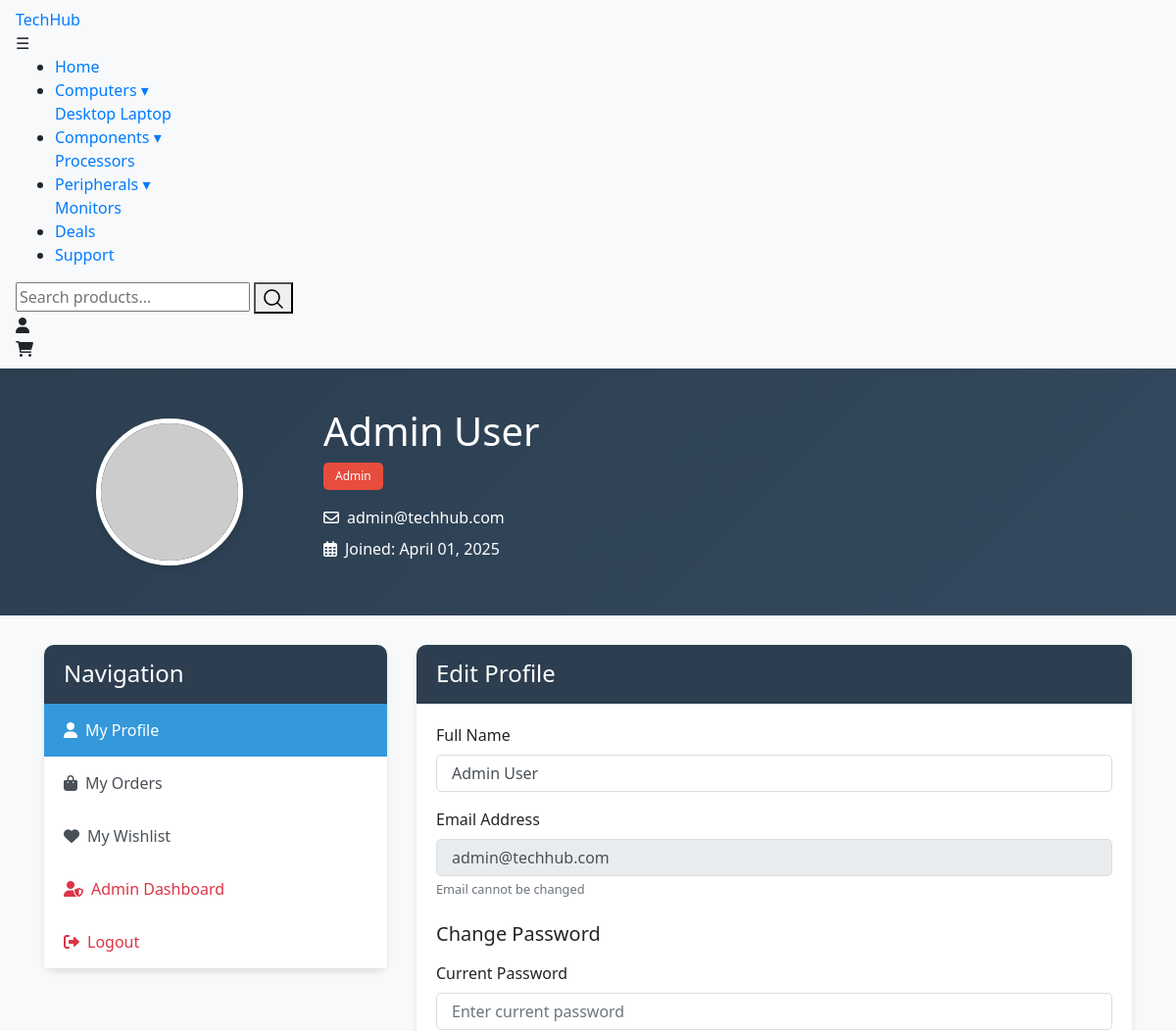
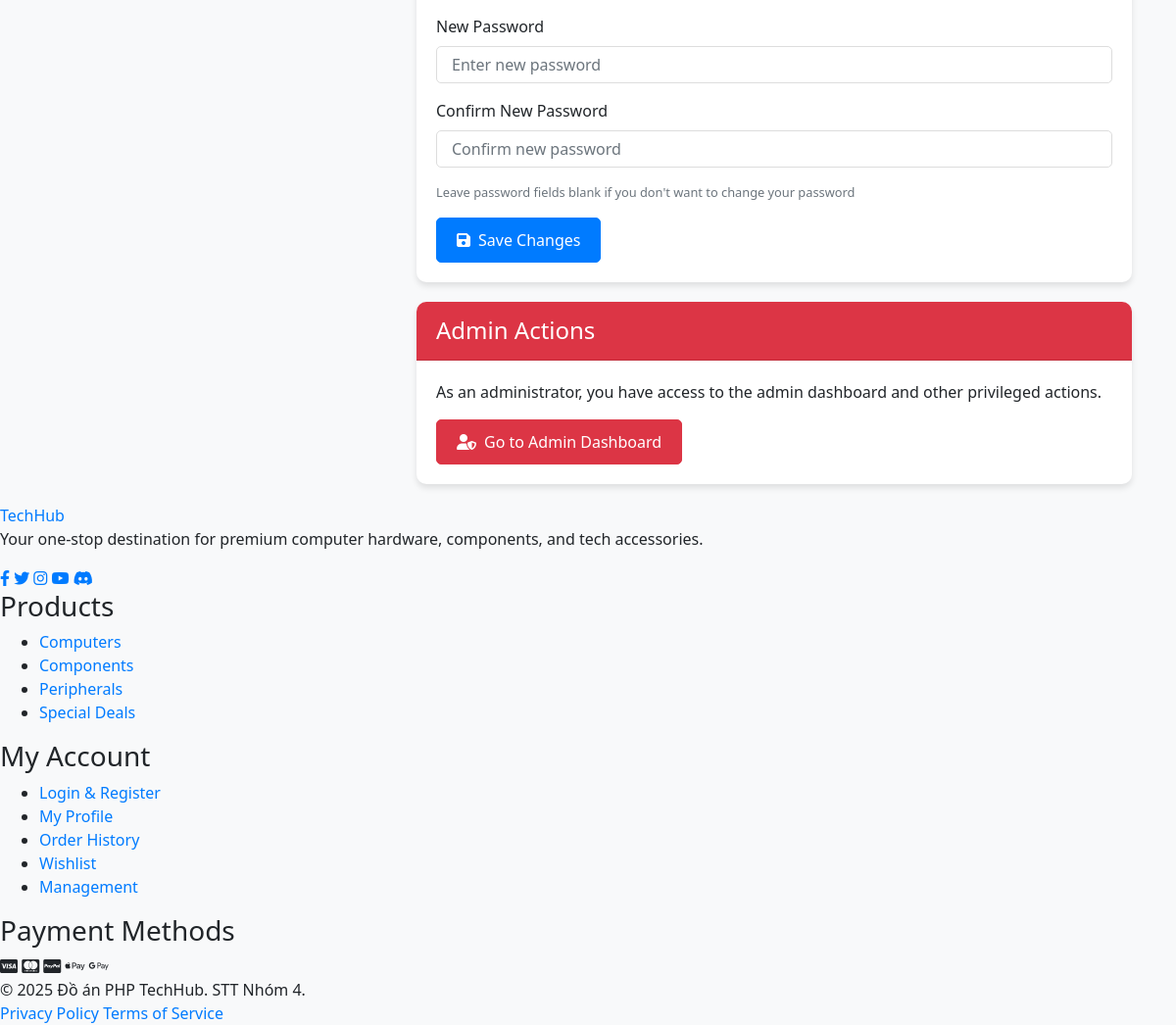
/profile.php (signed in), run on the app's committed database (2 pictures, top to bottom).
### tables this page shows
CREATE TABLE `users` (
  `id` int(11) NOT NULL,
  `fullname` varchar(100) NOT NULL,
  `email` varchar(100) NOT NULL,
  `password` varchar(255) NOT NULL,
  `created_at` datetime DEFAULT current_timestamp(),
  `updated_at` datetime DEFAULT current_timestamp() ON UPDATE current_timestamp(),
  `role` enum('user','admin') NOT NULL DEFAULT 'user',
  `gender` enum('male','female','other') DEFAULT NULL,
  `phone` varchar(20) DEFAULT NULL,
  `date_of_birth` date DEFAULT NULL,
  `avatar` varchar(255) DEFAULT 'default-avatar.png'
);

### profile.php (the view, shortened to what this page needs)
<?php
require_once 'db_connect.php';
$user_id = $_SESSION['user_id'];
$stmt = $conn->prepare("SELECT id, fullname, email, role, created_at FROM users WHERE id = ?");
$stmt->bind_param("i", $user_id);
$stmt->execute();
$result = $stmt->get_result();
$user = $result->fetch_assoc();
?>
<!DOCTYPE html>
<html lang="en">
<head>
    <link rel="stylesheet" href="https://stackpath.bootstrapcdn.com/bootstrap/4.5.2/css/bootstrap.min.css">
    <link rel="stylesheet" href="https://cdnjs.cloudflare.com/ajax/libs/font-awesome/5.15.1/css/all.min.css">
</head>
<body>
    <div class="profile-header">
        <div class="container">
            <div class="row align-items-center">
                <div class="col-md-3 text-center">
                    <img src="https://via.placeholder.com/150" class="profile-picture" alt="Profile Picture">
                </div>
                <div class="col-md-9">
                    <h1 class="mb-2"><?php echo htmlspecialchars($user['fullname']); ?></h1>
                    <span class="badge <?php echo ($user['role'] === 'admin') ? 'badge-admin' : 'badge-user'; ?>">
                        <?php echo ucfirst($user['role']); ?>
                    </span>
                    <p class="mt-3 mb-0">
                        <i class="far fa-envelope mr-2"></i><?php echo htmlspecialchars($user['email']); ?>
                    </p>
                    <p class="mt-2">
                        <i class="far fa-calendar-alt mr-2"></i>Joined: <?php echo date('F d, Y', strtotime($user['created_at'])); ?>
                    </p>
                </div>
            </div>
        </div>
    </div>
    <div class="container">
        <div class="row">
            <div class="col-md-4">
                <div class="card">
                    <div class="card-header">
                        <h4 class="mb-0">Navigation</h4>
                    </div>
                    <div class="list-group list-group-flush">
                        <a href="#" class="list-group-item list-group-item-action active">
                            <i class="fas fa-user mr-2"></i>My Profile
                        </a>
                        <a href="orders.php" class="list-group-item list-group-item-action">
                            <i class="fas fa-shopping-bag mr-2"></i>My Orders
                        </a>
                        <a href="wishlist.php" class="list-group-item list-group-item-action">
                            <i class="fas fa-heart mr-2"></i>My Wishlist
                        </a>
                        <?php if ($user['role'] === 'admin'): ?>
                        <a href="admin/dashboard.php" class="list-group-item list-group-item-action text-danger">
                            <i class="fas fa-user-shield mr-2"></i>Admin Dashboard
                        </a>
                        <?php endif; ?>
                        <a href="logout.php" class="list-group-item list-group-item-action text-danger">
                            <i class="fas fa-sign-out-alt mr-2"></i>Logout
                        </a>
                    </div>
                </div>
            </div>
            <div class="col-md-8">
                <div class="card">
                    <div class="card-header">
                        <h4 class="mb-0">Edit Profile</h4>
                    </div>
                    <div class="card-body">
                        <form method="post" action="">
                            <div class="form-group">
                                <label for="fullname">Full Name</label>
                                <input type="text" class="form-control" id="fullname" name="fullname" value="<?php echo htmlspecialchars($user['fullname']); ?>" required>
                            </div>
                            <div class="form-group">
                                <label for="email">Email Address</label>
                                <input type="email" class="form-control" id="email" value="<?php echo htmlspecialchars($user['email']); ?>" readonly>
                                <small class="form-text text-muted">Email cannot be changed</small>
                            </div>
                            <h5 class="mt-4 mb-3">Change Password</h5>
                            <div class="form-group">
                                <label for="current_password">Current Password</label>
                                <input type="password" class="form-control" id="current_password" name="current_password" placeholder="Enter current password">
                            </div>
                            <div class="form-group">
                                <label for="new_password">New Password</label>
                                <input type="password" class="form-control" id="new_password" name="new_password" placeholder="Enter new password">
                            </div>
                            <div class="form-group">
                                <label for="confirm_password">Confirm New Password</label>
                                <input type="password" class="form-control" id="confirm_password" name="confirm_password" placeholder="Confirm new password">
                            </div>
                            <div class="form-group">
                                <small class="form-text text-muted">Leave password fields blank if you don't want to change your password</small>
                            </div>
                            <button type="submit" class="btn btn-primary">
                                <i class="fas fa-save mr-2"></i>Save Changes
                            </button>
                        </form>
                    </div>
                </div>
                <?php if ($user['role'] === 'admin'): ?>
                <div class="card">
                    <div class="card-header bg-danger text-white">
                        <h4 class="mb-0">Admin Actions</h4>
                    </div>
                    <div class="card-body">
                        <p>As an administrator, you have access to the admin dashboard and other privileged actions.</p>
                        <a href="admin/dashboard.php" class="btn btn-danger">
                            <i class="fas fa-user-shield mr-2"></i>Go to Admin Dashboard
                        </a>
                    </div>
                </div>
                <?php endif; ?>
            </div>
        </div>
    </div>
</body>
</html>

### profile.php (style rules this page uses)
:root { --primary-color: #2c3e50; --secondary-color: #34495e; --accent-color: #3498db; --success-color: #2ecc71; --danger-color: #e74c3c; --light-color: #ecf0f1; }
body { background-color: #f8f9fa; font-family: 'Segoe UI', Tahoma, Geneva, Verdana, sans-serif; }
.profile-header { background: linear-gradient(135deg, var(--primary-color) 0%, var(--secondary-color) 100%); color: white; padding: 40px 0; margin-bottom: 30px; }
.profile-picture { width: 150px; height: 150px; border-radius: 50%; border: 5px solid white; box-shadow: 0 4px 6px rgba(0,0,0,0.1); object-fit: cover; }
.card { border: none; border-radius: 10px; box-shadow: 0 4px 6px rgba(0,0,0,0.1); margin-bottom: 20px; transition: all 0.3s ease; }
.card-header { background-color: var(--primary-color); color: white; border-radius: 10px 10px 0 0 !important; padding: 15px 20px; }
.list-group-item { border: none; padding: 15px 20px; transition: all 0.3s ease; }
.list-group-item.active { background-color: var(--accent-color); border: none; }
.form-control { border-radius: 5px; border: 1px solid #ddd; padding: 10px 15px; }
.btn { padding: 10px 20px; border-radius: 5px; transition: all 0.3s ease; }
.badge { padding: 8px 12px; border-radius: 5px; font-weight: 500; }
.badge-admin { background-color: var(--danger-color); color: white; }

### data on the page
users: fullname "Admin User", role "Admin", email "admin@techhub.com", created_at "April 01, 2025"
